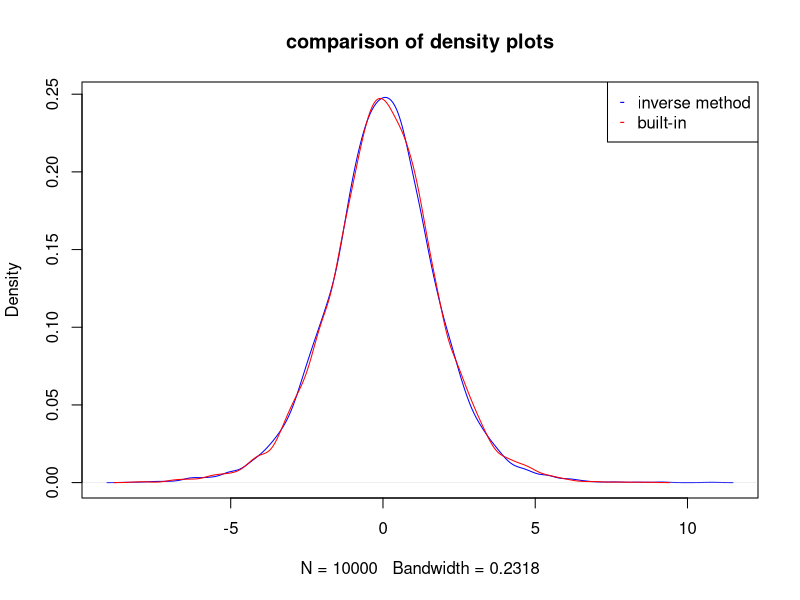
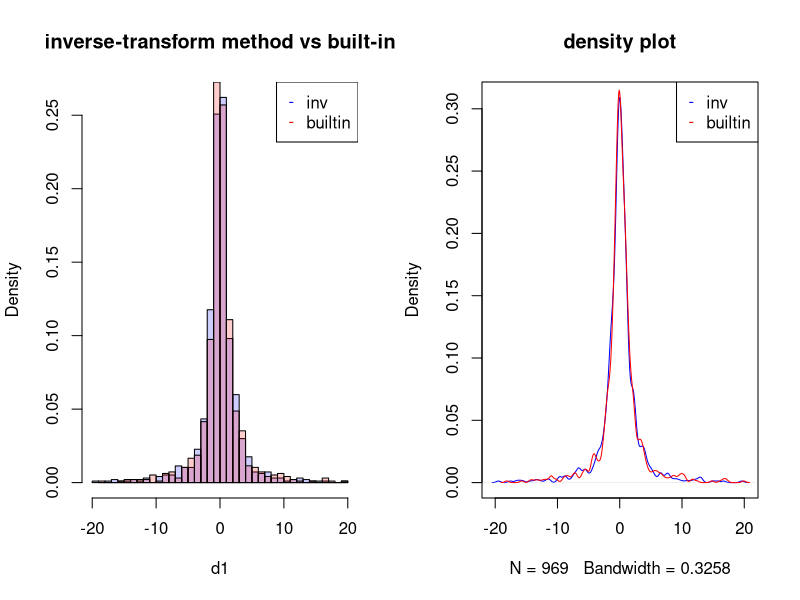

Write the R code that produced these figures, in order.
## ---- chunk 1
newton_method <- function(f,dfdx,x0,eps)
{
  n <- 0
  repeat
  {
    x1 <- x0 - f(x0) / dfdx(x0)
    n <- n + 1
    if(abs(x1 - x0) < eps)
    {
      break
    }
    x0 <- x1
  }
  list(root=x0,iter=n)
}
## ---- chunk 2
f <- function(x) { x^3 + x - 4 }
dfdx <- function(x) { 3*x^2 + 1 }
eps <- 1e-6
x0 <- 1
result <- newton_method(f,dfdx,x0,eps)
## ---- chunk 3
secant_method <- function(f,x0,x1,eps)
{
  n <- 0
  repeat
  {
    x2 <- x1 - f(x1) * (x1 - x0) / (f(x1) - f(x0))
    n <- n + 1
    if(abs(x2-x1) < eps)
    {
      break
    }
    x0 <- x1
    x1 <- x2
  }
  list(root=x1,iter=n)
}
## ---- chunk 4
x0 <- 0
x1 <- 1
result <- secant_method(f,x0,x1,eps)
## ---- chunk 5
d <- read.table("ache.txt", header=T)
n <- length(d$age)
X <- cbind(rep(1,n), d$age, d$age^2)

loglike <- function(theta)
{
  sum(dpois(d$monkeys,exp(log(d$days)+X%*%theta),log=T))
}
## ---- chunk 6
library(numDeriv)
newton_raphson_method <- function(x0,f,eps)
{
  n <- 0
  x1 <- x0
  repeat
  {
      x1 <- x0 - solve(hessian(f,x0))%*%t(jacobian(f,x0))
      n <- n + 1
      if (max(abs(x1 - x0)) < eps) { break }
      x0 <- x1
  }
  list(root=x1,iter=n)
}
## ---- chunk 7
eps <- 1e-6
theta0 <- c(5.99, 0.167, 0.001) # starting values
theta_mle <- newton_raphson_method(theta0,loglike,eps)$root
## ---- chunk 8
theta_mle
## ---- chunk 9
glm(monkeys~age+I(age^2),family="poisson", offset=log(days),data=d)$coefficients
## ---- chunk 10
n <- 10000
us <- runif(n)
d1 <- density(log(us/(1-us)))
d2 <- density(rlogis(n))
plot(d1,col="blue",main="comparison of density plots")
lines(d2,col="red")
legend(x="topright",legend=c("inverse method","built-in"),col=c("blue","red"),
       pch=c("-","-"))
## ---- chunk 11
n <- 1000
us <- runif(n)
d1 <- tan(pi*(us-0.5))
d2 <- rcauchy(n=n)

d1 <- d1[d1 > -20 & d1 < 20]
d2 <- d2[d2 > -20 & d2 < 20]

c1 <- rgb(0,0,255, max = 255, alpha = 50, names = "blue")
c2 <- rgb(255,0,0, max = 255, alpha = 50, names = "red")

par(mfrow=c(1,2))
hist(d1,col=c1,freq=F,breaks=50,main="inverse-transform method vs built-in")
hist(d2,col=c2,add=T,freq=F,breaks=50)
legend(x="topright",legend=c("inv","builtin"),col=c("blue","red"),pch=c("-","-"))
plot(density(d1), col="blue",main="density plot")
lines(density(d2), col="red") 
legend(x="topright",legend=c("inv","builtin"),col=c("blue","red"),pch=c("-","-"))
## ---- chunk 12
# simulate n realizes of geometric(p)
rgeo <- function(n,p)
{
  outcomes <- vector(length=n)
  for (i in 1:n)
  {
    trials <- 0
    while (T)
    {
      trials <- trials + 1
      if (rbinom(1,1,p) == 1) { break }
    }
    outcomes[i] <- trials
  }
  outcomes
}
## ---- chunk 13
# density for standard half-normal
dhalfnormal <- function(x) { 2/sqrt(2*pi)*exp(-x^2/2) }
## ---- chunk 14
# accept-rejection sampling for standard half-normal
# using exp(rate=1)
rhalfnormal <- function(N)
{
  c <- 1.315489247
  xs <- vector(length=N)
  k <- 1
  while (T)
  {
    x <- rexp(n=1)
    if (runif(n=1) < dhalfnormal(x)/(c*dexp(x)))
    {
      xs[k] <- x
      k <- k + 1
      if (k == N) { break }
    }
  }
  xs
}
## ---- chunk 15
# density for biomodal density
kerbimodal <- function(x) { 3*exp(-0.5*(x+2)^2) + 7*exp(-0.5*(x-2)^2) }
kerbimodal.C <- 25.0663
dbimodal <- function(x) { kerbimodal(x) / kerbimodal.C }
## ---- chunk 16
# accept-rejection sampling for bimodal distribution
# with density dbimodal using normal(0,2^2).
rbimodal <- function(N)
{
  c <- 68.35212
  xs <- vector(length=N)
  k <- 1
  while (T)
  {
    x <- rnorm(n=1,mean=0,sd=2)
    y <- kerbimodal(x)/(c*dnorm(x,mean=0,sd=2))
    if (runif(n=1) < y)
    {
      xs[k] <- x
      if (k == N) { break }
      k <- k + 1
    }
  }
  xs
}
